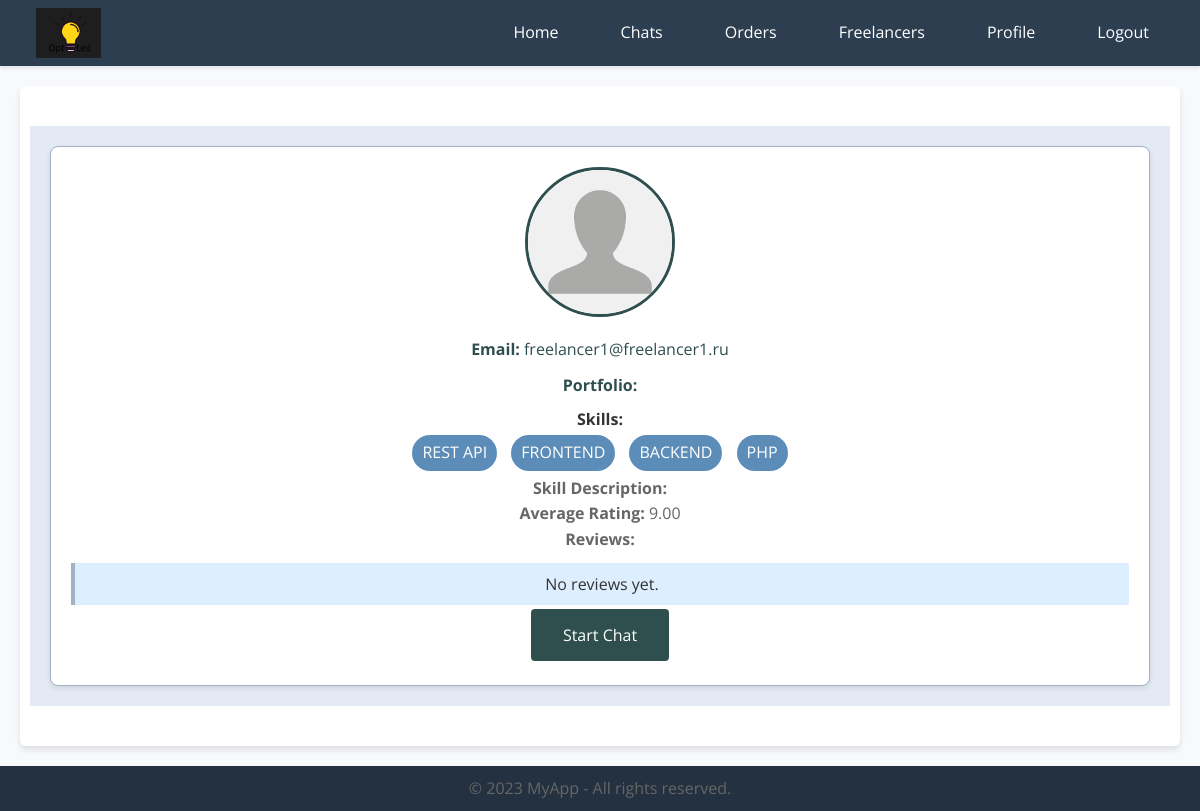
The app's page /accounts/freelancers/3/ (signed in) with its own data.
### accounts/models.py (models this page shows, shortened)
class FreelancerProfile(models.Model):
    user = models.OneToOneField(CustomUser, on_delete=models.CASCADE, related_name='freelancer_profile')
    skills = models.ManyToManyField(Skill, related_name='freelancers', blank=True)
    skill_desc = models.TextField(blank=True)  # New field for skill descriptions
    portfolio = models.URLField(blank=True)
    average_rating = models.DecimalField(max_digits=3, decimal_places=2, default=0)
    reviews = models.TextField(blank=True)
    profile_image = models.ImageField(
        upload_to='profile_images/',
        null=True,
        blank=True,
        default='profile_images/images.png'
    )
    video = models.FileField(
        upload_to='profile_videos/',
        null=True,
        blank=True,
        help_text="Upload a video showcasing your work."
    )

class CustomUser(AbstractBaseUser, PermissionsMixin):
    USER_TYPE_CHOICES = (
        ('freelancer', 'Freelancer'),
        ('client', 'Client'),
    )
    user_type = models.CharField(max_length=10, choices=USER_TYPE_CHOICES)
    username = models.CharField(_('username'), max_length=150, unique=True)
    email = models.EmailField(_('email address'), unique=True)
    first_name = models.CharField(_('first name'), max_length=30, blank=True)
    last_name = models.CharField(_('last name'), max_length=30, blank=True)
    is_staff = models.BooleanField(default=False)
    is_active = models.BooleanField(default=True)
    activation_token = models.CharField(max_length=50, blank=True, null=True)
    email_verified = models.BooleanField(default=False)
    objects = CustomUserManager()
    USERNAME_FIELD = 'username'
    REQUIRED_FIELDS = ['email']

class Skill(models.Model):
    name = models.CharField(max_length=50, unique=True)

### accounts/views.py (the view)
# urls.py: path('freelancers/<int:pk>/', FreelancerDetailView.as_view(), name='freelancer_detail'),
class FreelancerDetailView(LoginRequiredMixin, generic.DetailView):
    model = FreelancerProfile
    template_name = 'core/freelancer_detail.html'
    context_object_name = 'freelancer'
    def get_object(self):
        return get_object_or_404(FreelancerProfile, pk=self.kwargs.get('pk'))

### core/templates/core/freelancer_detail.html (shortened to what this page needs)
{% extends 'core/base.html' %}
{% load static %}
{% block content %}
<div class="profile-container">
    <div class="profile-card">
        <div class="profile-header">
            {% if freelancer.profile_image %}
                <img class="profile-image" src="{{ freelancer.profile_image.url }}" alt="Freelancer Profile Image">
            {% else %}
                <img class="profile-image" src="{% static 'img/images.png' %}" alt="Default Profile Image">
            {% endif %}
        </div>
        <div class="profile-details">
            <p class="profile-email"><strong>Email:</strong> {{ freelancer.user.email }}</p>
            <p class="profile-portfolio"><strong>Portfolio:</strong> <a href="{{ freelancer.portfolio }}">{{ freelancer.portfolio }}</a></p>
            <div class="profile-skills">
                <strong>Skills:</strong>
                <ul class="skills-list">
                    {% for skill in freelancer.skills.all %}
                        <li>{{ skill.name }}</li>
                    {% endfor %}
                </ul>
            </div>
                <p><strong>Skill Description:</strong> {{ freelancer.skill_desc }}</p>
            <p><strong>Average Rating:</strong> {{ freelancer.average_rating }}</p>
            <p><strong>Reviews:</strong></p>
            {% if freelancer.reviews %}
            <div class="reviews">{{ freelancer.reviews }}</div>
            {% else %}
            <div class="reviews">No reviews yet.</div>
            {% endif %}
            <a href="{% url 'chat:start_chat' username=freelancer.user.username %}" class="start-chat-btn">Start Chat</a>
        </div>
    </div>
</div>
{% endblock %}

### core/templates/core/base.html (style rules this page uses)
* { margin: 0; padding: 0; box-sizing: border-box; }
html, body { height: 100%; font-size: 16px; }
body { display: flex; flex-direction: column; min-height: 100vh; font-family: 'Open Sans', sans-serif; background-color: #f7f9fc; color: #333; }
p, li { font-size: 1rem; line-height: 1.6; color: #666; }

### core/templates/core/freelancer_detail.html (style rules this page uses)
.profile-container { max-width: 1200px; margin: 20px auto; padding: 20px; background-color: #E3EAF3; }
.profile-card { background: #FFFFFF; border: 1px solid #A3B1C6; border-radius: 8px; padding: 20px; box-shadow: 0 2px 5px rgba(0, 0, 0, 0.1); }
.profile-header { text-align: center; margin-bottom: 20px; }
.profile-image { width: 150px; height: 150px; border-radius: 50%; margin: 0 auto; display: block; border: 3px solid #2F4F4F; }
.profile-details { text-align: center; }
.profile-email { color: #2F4F4F; margin-bottom: 10px; }
.profile-portfolio { color: #2F4F4F; margin-bottom: 10px; }
.profile-skills ul.skills-list { list-style: none; padding: 0; text-align: center; }
.profile-skills ul.skills-list li { display: inline-block; margin: 5px; padding: 5px 10px; background: #5B8DB8; border-radius: 20px; color: #FFFFFF; }
.reviews { background-color: #DDEEFF; border-left: 4px solid #A3B1C6; padding: 10px; margin-top: 10px; white-space: pre-line; }
.start-chat-btn { background-color: #2F4F4F; border: none; color: white; padding: 15px 32px; text-align: center; text-decoration: none; display: inline-block; font-size: 16px; margin: 4px 2px; cursor: pointer; border-radius: 4px; transition: background-color 0.3s ease; }

### records on screen
FreelancerProfile: user.email "freelancer1@freelancer1.ru", average_rating "9.00"
Skill: name "REST API"
Skill: name "FRONTEND"
Skill: name "BACKEND"
Skill: name "PHP"
